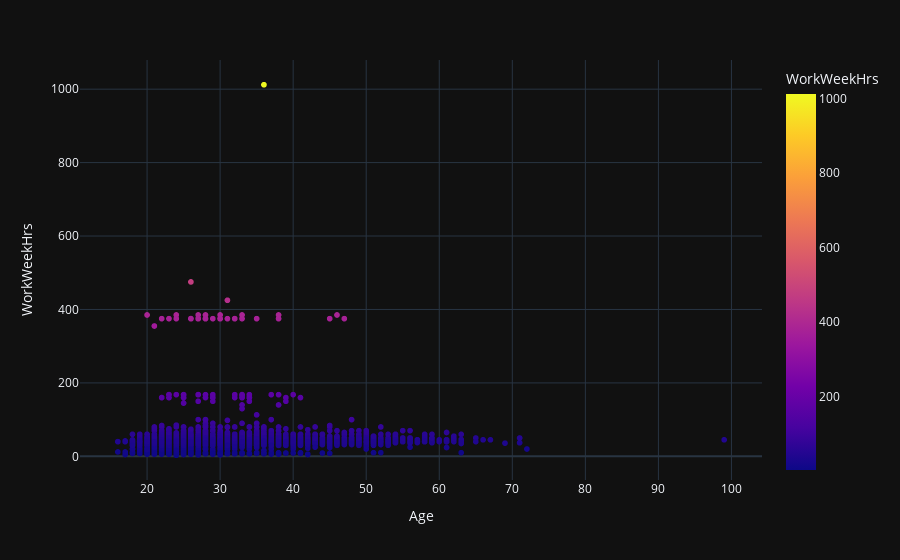

The notebook cell this image was saved under:
### Code cell
# scatter plot between age and working hours
fig = px.scatter(df,x='Age',y="WorkWeekHrs",color='WorkWeekHrs')
fig.layout.template='plotly_dark'
fig.show()

### Figure 1 — Plotly figure (JSON) as saved in the notebook; plotly's stock layout.template omitted (floating-point values rounded to 4 significant figures; data arrays with more than 128 entries replaced by an {"elided": "..."} marker saying what was removed)
{"data": [{"hovertemplate": "Age=%{x}<br>WorkWeekHrs=%{marker.color}<extra></extra>", "legendgroup": "", "marker": {"color": {"elided": "11398 float values"}, "coloraxis": "coloraxis", "symbol": "circle"}, "mode": "markers", "name": "", "showlegend": false, "type": "scattergl", "x": {"elided": "11398 int values"}, "xaxis": "x", "y": {"elided": "11398 float values"}, "yaxis": "y"}], "layout": {"coloraxis": {"colorbar": {"title": {"text": "WorkWeekHrs"}}, "colorscale": [[0, "#0d0887"], [0.1111, "#46039f"], [0.2222, "#7201a8"], [0.3333, "#9c179e"], [0.4444, "#bd3786"], [0.5556, "#d8576b"], [0.6667, "#ed7953"], [0.7778, "#fb9f3a"], [0.8889, "#fdca26"], [1, "#f0f921"]]}, "legend": {"tracegroupgap": 0}, "margin": {"t": 60}, "xaxis": {"anchor": "y", "domain": [0, 1], "title": {"text": "Age"}}, "yaxis": {"anchor": "x", "domain": [0, 1], "title": {"text": "WorkWeekHrs"}}}}
